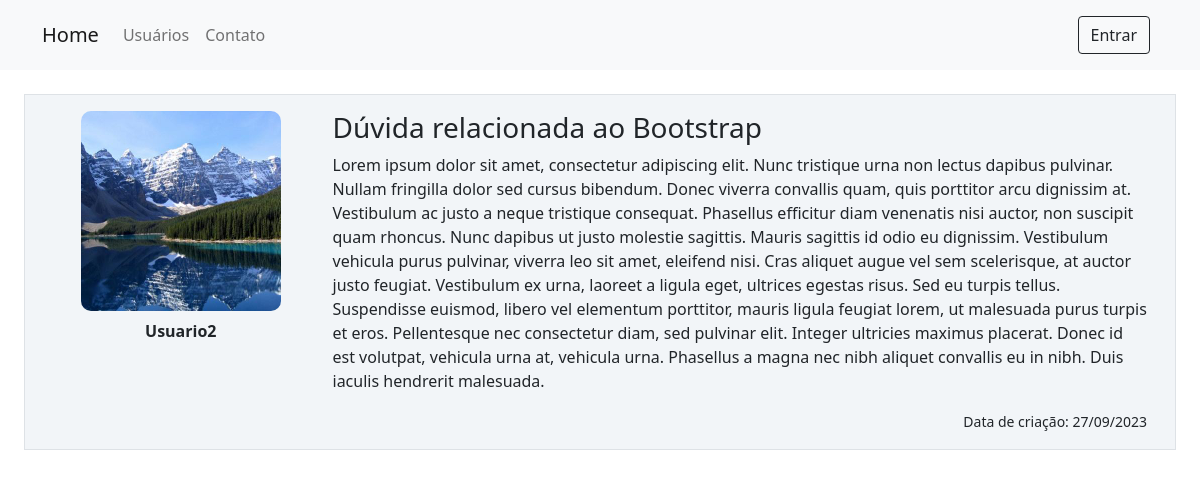
Screenshot of /post/3 with the database file from the repository.
### sitecomunidade/models.py (models this page shows, shortened)
class Usuario(database.Model, UserMixin):
    id = database.Column(database.Integer, primary_key=True)
    email = database.Column(database.String, nullable=False, unique=True)
    username = database.Column(database.String, nullable=False)
    senha = database.Column(database.String, nullable=False)
    foto_perfil = database.Column(database.String, default='default.jpg')
    cursos = database.Column(database.String, nullable=False, default='Não informado')
    posts = database.relationship('Post', backref='autor', lazy=True)

class Post(database.Model):
    id = database.Column(database.Integer, primary_key=True)
    titulo = database.Column(database.String, nullable=False)
    corpo = database.Column(database.Text, nullable=False)
    data_criacao = database.Column(database.DateTime, nullable=False, default=datetime.utcnow())
    id_usuario = database.Column(database.Integer, database.ForeignKey('usuario.id'), nullable=False)

### sitecomunidade/routes.py (the view)
@app.route('/post/<id>')
def exibir_post(id):
    post = Post.query.get(id)
    return render_template('exibir_post.html', post=post)

### sitecomunidade/templates/exibir_post.html (shortened to what this page needs)
{% extends 'homepage.html'%}
{% block body %}
<body>
    <div class="row border m-4 p-3" style="background-color: #f2f5f8">
        <div class="col col-3">
            <div class="flex-shrink-0" style="text-align: center">
                {% if post.autor.id != current_user.id %}
                    <a class="w-100" href="{{ url_for('outro_perfil', id=post.autor.id) }}">
                        <img src="{{  url_for('static', filename='fotos_perfil/{}'.format(post.autor.foto_perfil)) }}"
                        alt="Generic placeholder image" class="img-fluid" style="width: 200px; border-radius: 10px;">
                    </a>
                {% elif post.autor.id == current_user.id %}
                    <a class="w-100" href="{{ url_for('perfil', id=post.autor.id) }}">
                        <img src="{{  url_for('static', filename='fotos_perfil/{}'.format(post.autor.foto_perfil)) }}"
                        alt="Generic placeholder image" class="img-fluid" style="width: 200px; border-radius: 10px;">
                    </a>
                {% endif %}
                <div class="mt-2" style="text-align: center">
                    <strong>{{ post.autor.username }}</strong>
                </div>
            </div>
        </div>
        <div class="col col-9">
            <h3>{{ post.titulo }}</h3>
            <p>{{ post.corpo }}</p>
        </div>
        <div align="right">
            <small>Data de criação: {{ post.data_criacao.strftime("%d/%m/%Y") }}</small>
        </div>
    </div>
</body>
{% endblock %}

### rows the page displays
Usuario: foto_perfil (picture), autor.username "Usuario2"
Post: titulo "Dúvida relacionada ao Bootstrap", corpo "Lorem ipsum dolor sit amet, consectetur adipiscing elit. Nunc tristique urna non lectus dapibus pulvinar. Nullam fringilla dolor sed cursus bibendum. Donec viverra convallis quam, quis porttitor arcu dignissim at. Vestibulum ac justo a neque tristique consequat. Phasellus efficitur diam venenatis nisi auctor, non suscipit quam rhoncus. Nunc dapibus ut justo molestie sagittis. Mauris sagittis id odio eu dignissim. Vestibulum vehicula purus pulvinar, viverra leo sit amet, eleifend nisi. Cras aliquet augue vel sem scelerisque, at auctor justo feugiat. Vestibulum ex urna, laoreet a ligula eget, ultrices egestas risus. Sed eu turpis tellus. Suspendisse euismod, libero vel elementum porttitor,…", data_criacao "27/09/2023"
